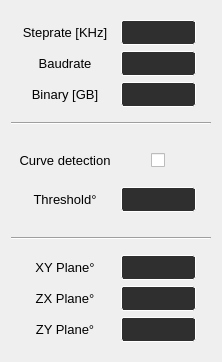
         <widget class="QWidget" name="tab_5">
          <attribute name="title">
           <string>Advanced</string>
          </attribute>
          <layout class="QVBoxLayout" name="verticalLayout_4">
           <item alignment="Qt::AlignLeft">
            <widget class="QFrame" name="frame_12">
             <property name="sizePolicy">
              <sizepolicy hsizetype="Minimum" vsizetype="Minimum">
               <horstretch>0</horstretch>
               <verstretch>0</verstretch>
              </sizepolicy>
             </property>
             <property name="minimumSize">
              <size>
               <width>200</width>
               <height>100</height>
              </size>
             </property>
             <property name="maximumSize">
              <size>
               <width>220</width>
               <height>120</height>
              </size>
             </property>
             <property name="frameShape">
              <enum>QFrame::NoFrame</enum>
             </property>
             <property name="frameShadow">
              <enum>QFrame::Raised</enum>
             </property>
             <layout class="QGridLayout" name="gridLayout_7">
              <item row="3" column="0" alignment="Qt::AlignHCenter|Qt::AlignVCenter">
               <widget class="QLabel" name="l35">
                <property name="minimumSize">
                 <size>
                  <width>90</width>
                  <height>20</height>
                 </size>
                </property>
                <property name="maximumSize">
                 <size>
                  <width>90</width>
                  <height>20</height>
                 </size>
                </property>
                <property name="font">
                 <font>
                  <pointsize>10</pointsize>
                 </font>
                </property>
                <property name="text">
                 <string>Binary [GB]</string>
                </property>
                <property name="alignment">
                 <set>Qt::AlignCenter</set>
                </property>
               </widget>
              </item>
              <item row="1" column="1" alignment="Qt::AlignHCenter|Qt::AlignVCenter">
               <widget class="QPlainTextEdit" name="b47">
                <property name="minimumSize">
                 <size>
                  <width>75</width>
                  <height>25</height>
                 </size>
                </property>
                <property name="maximumSize">
                 <size>
                  <width>75</width>
                  <height>25</height>
                 </size>
                </property>
                <property name="font">
                 <font>
                  <pointsize>9</pointsize>
                 </font>
                </property>
                <property name="styleSheet">
                 <string notr="true">QPlainTextEdit{
background-color: rgb(47, 47, 47);
color: rgb(255, 255, 255);
border-style: solid;
border-radius:3px;
border-width:1px; 
border-color:white;
}
QPlainTextEdit:hover{
border-color: rgb(85, 170, 255);
}
QPlainTextEdit:focus{
border-color: rgb(85, 170, 255);
}
QPlainTextEdit:disabled {
background-color: rgb(63, 63, 63);
color: rgb(0, 0, 0);
border-color:rgb(120, 120, 120)
}</string>
                </property>
                <property name="verticalScrollBarPolicy">
                 <enum>Qt::ScrollBarAlwaysOff</enum>
                </property>
                <property name="horizontalScrollBarPolicy">
                 <enum>Qt::ScrollBarAlwaysOff</enum>
                </property>
               </widget>
              </item>
              <item row="2" column="1" alignment="Qt::AlignHCenter|Qt::AlignVCenter">
               <widget class="QPlainTextEdit" name="b48">
                <property name="minimumSize">
                 <size>
                  <width>75</width>
                  <height>25</height>
                 </size>
                </property>
                <property name="maximumSize">
                 <size>
                  <width>75</width>
                  <height>25</height>
                 </size>
                </property>
                <property name="font">
                 <font>
                  <pointsize>9</pointsize>
                 </font>
                </property>
                <property name="styleSheet">
                 <string notr="true">QPlainTextEdit{
background-color: rgb(47, 47, 47);
color: rgb(255, 255, 255);
border-style: solid;
border-radius:3px;
border-width:1px; 
border-color:white;
}
QPlainTextEdit:hover{
border-color: rgb(85, 170, 255);
}
QPlainTextEdit:focus{
border-color: rgb(85, 170, 255);
}
QPlainTextEdit:disabled {
background-color: rgb(63, 63, 63);
color: rgb(0, 0, 0);
border-color:rgb(120, 120, 120)
}</string>
                </property>
                <property name="verticalScrollBarPolicy">
                 <enum>Qt::ScrollBarAlwaysOff</enum>
                </property>
                <property name="horizontalScrollBarPolicy">
                 <enum>Qt::ScrollBarAlwaysOff</enum>
                </property>
               </widget>
              </item>
              <item row="3" column="1" alignment="Qt::AlignHCenter|Qt::AlignVCenter">
               <widget class="QPlainTextEdit" name="b49">
                <property name="minimumSize">
                 <size>
                  <width>75</width>
                  <height>25</height>
                 </size>
                </property>
                <property name="maximumSize">
                 <size>
                  <width>75</width>
                  <height>25</height>
                 </size>
                </property>
                <property name="font">
                 <font>
                  <pointsize>9</pointsize>
                 </font>
                </property>
                <property name="styleSheet">
                 <string notr="true">QPlainTextEdit{
background-color: rgb(47, 47, 47);
color: rgb(255, 255, 255);
border-style: solid;
border-radius:3px;
border-width:1px; 
border-color:white;
}
QPlainTextEdit:hover{
border-color: rgb(85, 170, 255);
}
QPlainTextEdit:focus{
border-color: rgb(85, 170, 255);
}
QPlainTextEdit:disabled {
background-color: rgb(63, 63, 63);
color: rgb(0, 0, 0);
border-color:rgb(120, 120, 120)
}</string>
                </property>
                <property name="verticalScrollBarPolicy">
                 <enum>Qt::ScrollBarAlwaysOff</enum>
                </property>
                <property name="horizontalScrollBarPolicy">
                 <enum>Qt::ScrollBarAlwaysOff</enum>
                </property>
               </widget>
              </item>
              <item row="1" column="0" alignment="Qt::AlignHCenter|Qt::AlignVCenter">
               <widget class="QLabel" name="l33">
                <property name="minimumSize">
                 <size>
                  <width>90</width>
                  <height>20</height>
                 </size>
                </property>
                <property name="maximumSize">
                 <size>
                  <width>90</width>
                  <height>20</height>
                 </size>
                </property>
                <property name="font">
                 <font>
                  <pointsize>10</pointsize>
                 </font>
                </property>
                <property name="text">
                 <string>Steprate [KHz]</string>
                </property>
                <property name="alignment">
                 <set>Qt::AlignCenter</set>
                </property>
               </widget>
              </item>
              <item row="2" column="0" alignment="Qt::AlignHCenter|Qt::AlignVCenter">
               <widget class="QLabel" name="l34">
                <property name="minimumSize">
                 <size>
                  <width>90</width>
                  <height>20</height>
                 </size>
                </property>
                <property name="maximumSize">
                 <size>
                  <width>90</width>
                  <height>20</height>
                 </size>
                </property>
                <property name="font">
                 <font>
                  <pointsize>10</pointsize>
                 </font>
                </property>
                <property name="text">
                 <string>Baudrate</string>
                </property>
                <property name="alignment">
                 <set>Qt::AlignCenter</set>
                </property>
               </widget>
              </item>
             </layout>
            </widget>
           </item>
           <item>
            <widget class="Line" name="line_3">
             <property name="styleSheet">
              <string notr="true"/>
             </property>
             <property name="orientation">
              <enum>Qt::Horizontal</enum>
             </property>
            </widget>
           </item>
           <item alignment="Qt::AlignLeft">
            <widget class="QFrame" name="frame_16">
             <property name="enabled">
              <bool>true</bool>
             </property>
             <property name="sizePolicy">
              <sizepolicy hsizetype="Minimum" vsizetype="Minimum">
               <horstretch>0</horstretch>
               <verstretch>0</verstretch>
              </sizepolicy>
             </property>
             <property name="minimumSize">
              <size>
               <width>200</width>
               <height>100</height>
              </size>
             </property>
             <property name="maximumSize">
              <size>
               <width>220</width>
               <height>100</height>
              </size>
             </property>
             <property name="frameShape">
              <enum>QFrame::NoFrame</enum>
             </property>
             <property name="frameShadow">
              <enum>QFrame::Raised</enum>
             </property>
             <layout class="QGridLayout" name="gridLayout_13">
              <item row="0" column="0" alignment="Qt::AlignHCenter">
               <widget class="QLabel" name="l30_2">
                <property name="minimumSize">
                 <size>
                  <width>90</width>
                  <height>20</height>
                 </size>
                </property>
                <property name="maximumSize">
                 <size>
                  <width>90</width>
                  <height>20</height>
                 </size>
                </property>
                <property name="font">
                 <font>
                  <pointsize>10</pointsize>
                 </font>
                </property>
                <property name="text">
                 <string>Curve detection</string>
                </property>
                <property name="alignment">
                 <set>Qt::AlignCenter</set>
                </property>
               </widget>
              </item>
              <item row="0" column="1" alignment="Qt::AlignHCenter">
               <widget class="QCheckBox" name="c28">
                <property name="minimumSize">
                 <size>
                  <width>15</width>
                  <height>25</height>
                 </size>
                </property>
                <property name="maximumSize">
                 <size>
                  <width>15</width>
                  <height>25</height>
                 </size>
                </property>
                <property name="text">
                 <string/>
                </property>
               </widget>
              </item>
              <item row="1" column="0" alignment="Qt::AlignHCenter">
               <widget class="QLabel" name="l35_2">
                <property name="minimumSize">
                 <size>
                  <width>90</width>
                  <height>20</height>
                 </size>
                </property>
                <property name="maximumSize">
                 <size>
                  <width>90</width>
                  <height>20</height>
                 </size>
                </property>
                <property name="font">
                 <font>
                  <pointsize>10</pointsize>
                 </font>
                </property>
                <property name="text">
                 <string>Threshold°</string>
                </property>
                <property name="alignment">
                 <set>Qt::AlignCenter</set>
                </property>
               </widget>
              </item>
              <item row="1" column="1" alignment="Qt::AlignHCenter">
               <widget class="QPlainTextEdit" name="b49_2">
                <property name="minimumSize">
                 <size>
                  <width>75</width>
                  <height>25</height>
                 </size>
                </property>
                <property name="maximumSize">
                 <size>
                  <width>75</width>
                  <height>25</height>
                 </size>
                </property>
                <property name="font">
                 <font>
                  <pointsize>9</pointsize>
                 </font>
                </property>
                <property name="styleSheet">
                 <string notr="true">QPlainTextEdit{
background-color: rgb(47, 47, 47);
color: rgb(255, 255, 255);
border-style: solid;
border-radius:3px;
border-width:1px; 
border-color:white;
}
QPlainTextEdit:hover{
border-color: rgb(85, 170, 255);
}
QPlainTextEdit:focus{
border-color: rgb(85, 170, 255);
}
QPlainTextEdit:disabled {
background-color: rgb(63, 63, 63);
color: rgb(0, 0, 0);
border-color:rgb(120, 120, 120)
}</string>
                </property>
                <property name="verticalScrollBarPolicy">
                 <enum>Qt::ScrollBarAlwaysOff</enum>
                </property>
                <property name="horizontalScrollBarPolicy">
                 <enum>Qt::ScrollBarAlwaysOff</enum>
                </property>
               </widget>
              </item>
             </layout>
            </widget>
           </item>
           <item>
            <widget class="Line" name="line_4">
             <property name="styleSheet">
              <string notr="true"/>
             </property>
             <property name="orientation">
              <enum>Qt::Horizontal</enum>
             </property>
            </widget>
           </item>
           <item alignment="Qt::AlignLeft">
            <widget class="QFrame" name="frame_17">
             <property name="sizePolicy">
              <sizepolicy hsizetype="Minimum" vsizetype="Minimum">
               <horstretch>0</horstretch>
               <verstretch>0</verstretch>
              </sizepolicy>
             </property>
             <property name="minimumSize">
              <size>
               <width>200</width>
               <height>100</height>
              </size>
             </property>
             <property name="maximumSize">
              <size>
               <width>220</width>
               <height>120</height>
              </size>
             </property>
             <property name="frameShape">
              <enum>QFrame::NoFrame</enum>
             </property>
             <property name="frameShadow">
              <enum>QFrame::Raised</enum>
             </property>
             <layout class="QGridLayout" name="gridLayout_14">
              <item row="3" column="0" alignment="Qt::AlignHCenter|Qt::AlignVCenter">
               <widget class="QLabel" name="l29_2">
                <property name="minimumSize">
                 <size>
                  <width>90</width>
                  <height>20</height>
                 </size>
                </property>
                <property name="maximumSize">
                 <size>
                  <width>90</width>
                  <height>20</height>
                 </size>
                </property>
                <property name="font">
                 <font>
                  <pointsize>10</pointsize>
                 </font>
                </property>
                <property name="text">
                 <string>ZY Plane°</string>
                </property>
                <property name="alignment">
                 <set>Qt::AlignCenter</set>
                </property>
               </widget>
              </item>
              <item row="1" column="1" alignment="Qt::AlignHCenter|Qt::AlignVCenter">
               <widget class="QPlainTextEdit" name="b50">
                <property name="minimumSize">
                 <size>
                  <width>75</width>
                  <height>25</height>
                 </size>
                </property>
                <property name="maximumSize">
                 <size>
                  <width>75</width>
                  <height>25</height>
                 </size>
                </property>
                <property name="font">
                 <font>
                  <pointsize>9</pointsize>
                 </font>
                </property>
                <property name="styleSheet">
                 <string notr="true">QPlainTextEdit{
background-color: rgb(47, 47, 47);
color: rgb(255, 255, 255);
border-style: solid;
border-radius:3px;
border-width:1px; 
border-color:white;
}
QPlainTextEdit:hover{
border-color: rgb(85, 170, 255);
}
QPlainTextEdit:focus{
border-color: rgb(85, 170, 255);
}
QPlainTextEdit:disabled {
background-color: rgb(63, 63, 63);
color: rgb(0, 0, 0);
border-color:rgb(120, 120, 120)
}</string>
                </property>
                <property name="verticalScrollBarPolicy">
                 <enum>Qt::ScrollBarAlwaysOff</enum>
                </property>
                <property name="horizontalScrollBarPolicy">
                 <enum>Qt::ScrollBarAlwaysOff</enum>
                </property>
               </widget>
              </item>
              <item row="2" column="1" alignment="Qt::AlignHCenter|Qt::AlignVCenter">
               <widget class="QPlainTextEdit" name="b51">
                <property name="minimumSize">
                 <size>
                  <width>75</width>
                  <height>25</height>
                 </size>
                </property>
                <property name="maximumSize">
                 <size>
                  <width>75</width>
                  <height>25</height>
                 </size>
                </property>
                <property name="font">
                 <font>
                  <pointsize>9</pointsize>
                 </font>
                </property>
                <property name="styleSheet">
                 <string notr="true">QPlainTextEdit{
background-color: rgb(47, 47, 47);
color: rgb(255, 255, 255);
border-style: solid;
border-radius:3px;
border-width:1px; 
border-color:white;
}
QPlainTextEdit:hover{
border-color: rgb(85, 170, 255);
}
QPlainTextEdit:focus{
border-color: rgb(85, 170, 255);
}
QPlainTextEdit:disabled {
background-color: rgb(63, 63, 63);
color: rgb(0, 0, 0);
border-color:rgb(120, 120, 120)
}</string>
                </property>
                <property name="verticalScrollBarPolicy">
                 <enum>Qt::ScrollBarAlwaysOff</enum>
                </property>
                <property name="horizontalScrollBarPolicy">
                 <enum>Qt::ScrollBarAlwaysOff</enum>
                </property>
               </widget>
              </item>
              <item row="3" column="1" alignment="Qt::AlignHCenter|Qt::AlignVCenter">
               <widget class="QPlainTextEdit" name="b52">
                <property name="minimumSize">
                 <size>
                  <width>75</width>
                  <height>25</height>
                 </size>
                </property>
                <property name="maximumSize">
                 <size>
                  <width>75</width>
                  <height>25</height>
                 </size>
                </property>
                <property name="font">
                 <font>
                  <pointsize>9</pointsize>
                 </font>
                </property>
                <property name="styleSheet">
                 <string notr="true">QPlainTextEdit{
background-color: rgb(47, 47, 47);
color: rgb(255, 255, 255);
border-style: solid;
border-radius:3px;
border-width:1px; 
border-color:white;
}
QPlainTextEdit:hover{
border-color: rgb(85, 170, 255);
}
QPlainTextEdit:focus{
border-color: rgb(85, 170, 255);
}
QPlainTextEdit:disabled {
background-color: rgb(63, 63, 63);
color: rgb(0, 0, 0);
border-color:rgb(120, 120, 120)
}</string>
                </property>
                <property name="verticalScrollBarPolicy">
                 <enum>Qt::ScrollBarAlwaysOff</enum>
                </property>
                <property name="horizontalScrollBarPolicy">
                 <enum>Qt::ScrollBarAlwaysOff</enum>
                </property>
               </widget>
              </item>
              <item row="1" column="0" alignment="Qt::AlignHCenter|Qt::AlignVCenter">
               <widget class="QLabel" name="l27_2">
                <property name="minimumSize">
                 <size>
                  <width>90</width>
                  <height>20</height>
                 </size>
                </property>
                <property name="maximumSize">
                 <size>
                  <width>90</width>
                  <height>20</height>
                 </size>
                </property>
                <property name="font">
                 <font>
                  <pointsize>10</pointsize>
                 </font>
                </property>
                <property name="text">
                 <string>XY Plane°</string>
                </property>
                <property name="alignment">
                 <set>Qt::AlignCenter</set>
                </property>
               </widget>
              </item>
              <item row="2" column="0" alignment="Qt::AlignHCenter|Qt::AlignVCenter">
               <widget class="QLabel" name="l28_2">
                <property name="minimumSize">
                 <size>
                  <width>90</width>
                  <height>20</height>
                 </size>
                </property>
                <property name="maximumSize">
                 <size>
                  <width>90</width>
                  <height>20</height>
                 </size>
                </property>
                <property name="font">
                 <font>
                  <pointsize>10</pointsize>
                 </font>
                </property>
                <property name="text">
                 <string>ZX Plane°</string>
                </property>
                <property name="alignment">
                 <set>Qt::AlignCenter</set>
                </property>
               </widget>
              </item>
             </layout>
            </widget>
           </item>
          </layout>
         </widget>
